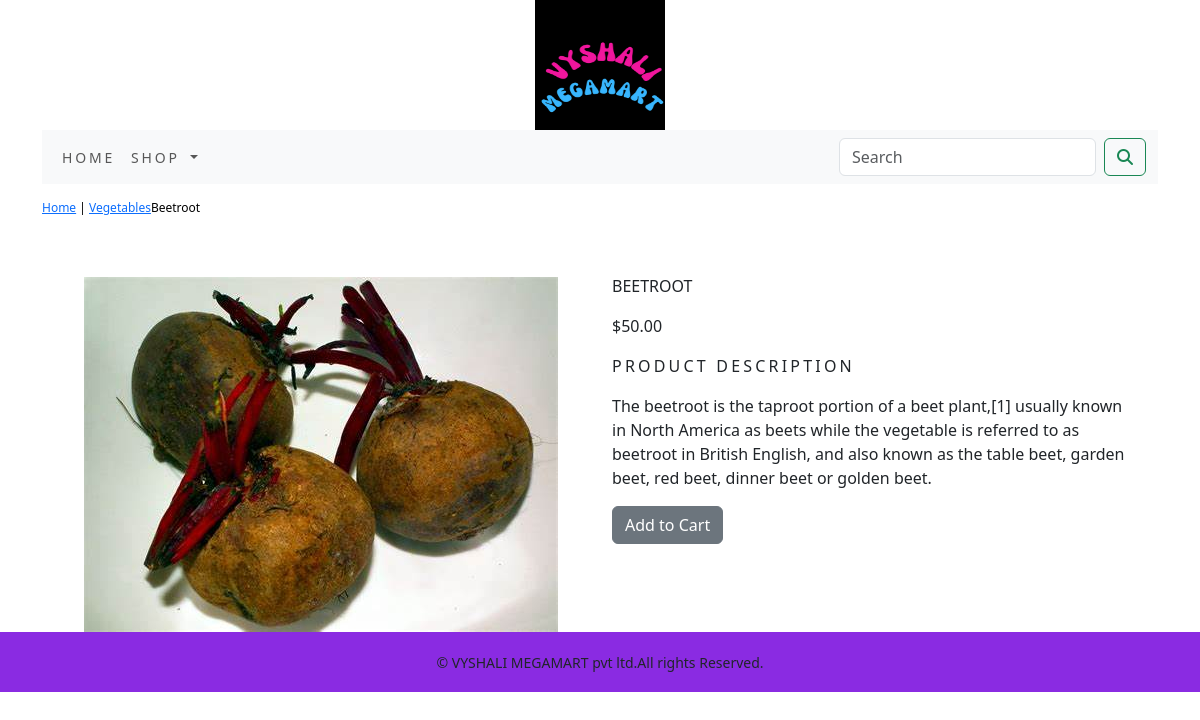
/shop_app/vegetables/beetroot/, run on the app's committed database.
### shop_app/models.py (models this page shows, shortened)
class Product(models.Model):
    name = models.CharField(max_length=250, unique=True)
    slug = models.SlugField(max_length=250, unique=True)
    description = models.TextField(blank=True)
    price=models.DecimalField(max_digits=10,decimal_places=2)
    category=models.ForeignKey(Category,on_delete=models.CASCADE)
    image = models.ImageField(upload_to='product', blank=True)
    stock=models.IntegerField()
    available=models.BooleanField(default=True)
    created=models.DateTimeField(auto_now_add=True)
    updated=models.DateTimeField(auto_now=True)
    class Meta:
        ordering=('name',)
        verbose_name='product'
        verbose_name_plural='products'

class Category(models.Model):
    name=models.CharField(max_length=250,unique=True)
    slug=models.SlugField(max_length=250,unique=True)
    description=models.TextField(blank=True)
    image=models.ImageField(upload_to='category',blank=True)
    class Meta:
        ordering=('name',)
        verbose_name='category'
        verbose_name_plural='categories'
    def get_url(self):
        return reverse('shop_app:products_by_category',args=[str(self.slug)])
    def __str__(self):
        return '{}' .format(self.name)

### shop_app/views.py (the view)
# urls.py: path('<slug:c_slug>/<slug:product_slug>/',views.proDetail,name='prodCatdetail'),
def proDetail(request,c_slug,product_slug):
    try:
        product=Product.objects.get(category__slug=c_slug,slug=product_slug)
    except Exception as e:
        raise e
    return render(request,'product.html',{'product':product})

### cart/context_processors.py (called while the page is built)
def counter(request):
    item_count=0
    if 'admin' in request.path:
        return {}
    else:
        try:
            cart=Cart.objects.filter(cart_id=_cart_id(request))
            cart_items=CartItem.objects.all().filter(cart=cart[:1])
            for cart_item in cart_items:
                item_count += cart_item.quantity
        except Cart.DoesNotExist:
            item_count=0
    return dict(item_count=item_count)

### cart/views.py (called while the page is built)
def _cart_id(request):
    cart=request.session.session_key
    if not cart:
        cart=request.session.create()
    return cart

### shop_app/context_processors.py (called while the page is built)
def menu_links(request):
    links=Category.objects.all()
    return dict(links=links)

### templates/product.html (shortened to what this page needs)
{% extends 'base.html' %}
{% load static %}
{% block content %}
<div class="row my_prod_row_class">
    <div class="mx_auto">
        <p> <a href="{% url 'shop_app:allProdCat' %}">Home</a> | <a href="{{product.category.get_url}}">{{ product.category }}</a>{{ product.name }}</p>
    </div>
</div>
<div class="container">
<br>
<div class="row">
    <div class="col-12 col-sm-12 col-md-12 col-lg-6 text-center">
        <div style="min-width:18rem">
            <img src="{{product.image.url}}" alt="{{product.name}}">
        </div>
    </div>
    <div class="col-12 col-sm-12 col-md-12 col-lg-6">
        <div>
        <h1 class="my_prod_title">{{ product.name }}</h1>
        <p>${{ product.price }}</p>
        <p class="my_title"> Product Description</p>
        <p class="text-justify my_prod_text">{{ product.description }}</p>
        {% if product.stock <= 0 %}
        <p class="text-justify my_prod_text"><b>Out of Stock</b></p>
        {% else %}
        <a class="btn btn-secondary" href="{% url 'cart:add_cart' product.id %}">Add to Cart</a>
        {% endif %}
        </div>
    </div>
    </div>
</div>
{% endblock %}

### static/css/custom.css (style rules this page uses)
body { font-family: 'Roboto', sans-serif; }
.my_title { font-size: 16px; text-transform: uppercase; letter-spacing: .2em; }
.my_prod_row_class { padding-top: 15px; padding-bottom: 20px; }
.my_prod_row_class .mx_auto { color:#000; font-size: 12px; text-decoration: none; }
.my_prod_title { font-size: 16px; text-transform: uppercase; letter-spacing: .2em padding-top: 15px; padding-bottom: 10px; }
.my_prod_text { padding-right: 20px; }

### data on the page
Product: category "Vegetables", name "Beetroot", image (picture), name "BEETROOT", price "50.00", description "The beetroot is the taproot portion of a beet plant,[1] usually known in North America as beets while the vegetable is referred to as beetroot in British English, and also known as the table beet, garden beet, red beet, dinner beet or golden beet."
